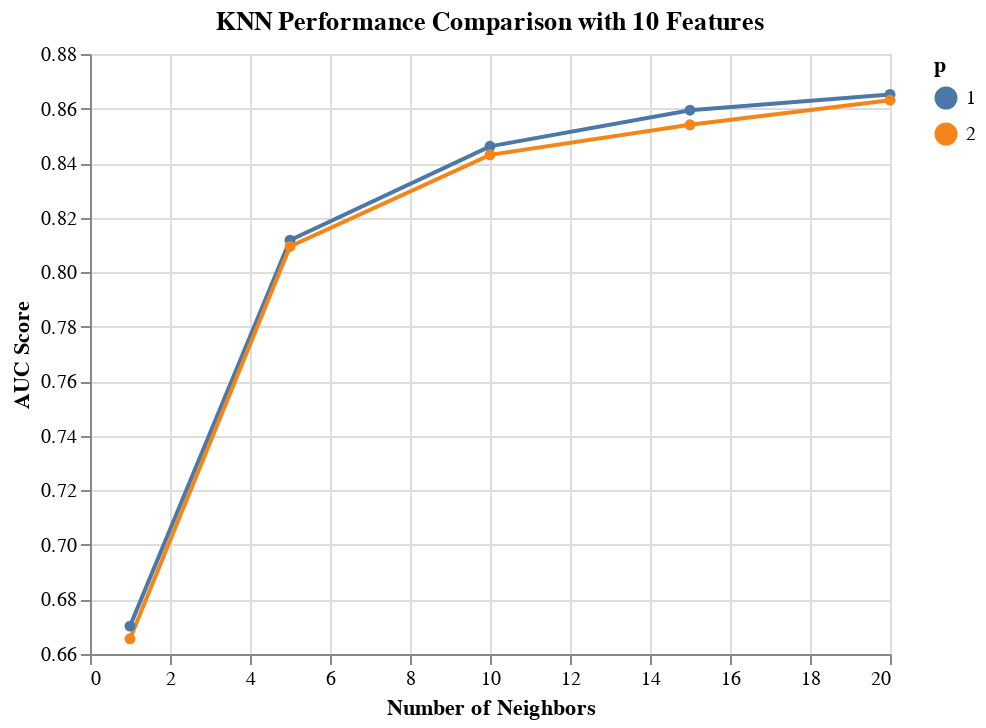

Notebook code for this chart:
### Code cell
import altair as alt

results_KNN_10_features = results_KNN[results_KNN['rfi_fs__n_features_'] == 10.0]

alt.Chart(results_KNN_10_features, 
          title='KNN Performance Comparison with 10 Features'
         ).mark_line(point=True).encode(
    alt.X('knn__n_neighbors', title='Number of Neighbors'),
    alt.Y('mean_score', title='AUC Score', scale=alt.Scale(zero=False)),
    alt.Color('knn__p:N', title='p')
)

### Figure 1 — Vega-Lite specification as saved in the notebook (floating-point values rounded to 4 significant figures)
{"config": {"view": {"continuousWidth": 400, "continuousHeight": 300}}, "data": {"name": "data-b0d35d989315599474bbfc1e61e0c2ad"}, "mark": {"type": "line", "point": true}, "encoding": {"color": {"type": "nominal", "field": "knn__p", "title": "p"}, "x": {"type": "quantitative", "field": "knn__n_neighbors", "title": "Number of Neighbors"}, "y": {"type": "quantitative", "field": "mean_score", "scale": {"zero": false}, "title": "AUC Score"}}, "title": "KNN Performance Comparison with 10 Features", "$schema": "https://vega.github.io/schema/vega-lite/v4.8.1.json", "datasets": {"data-b0d35d989315599474bbfc1e61e0c2ad": [{"mean_score": 0.8652, "std_score": 0.005484, "max_score": 0.8721, "min_score": 0.8553, "knn__n_neighbors": 20.0, "knn__p": 1.0, "rfi_fs__n_features_": 10.0}, {"mean_score": 0.8631, "std_score": 0.004012, "max_score": 0.8675, "min_score": 0.8573, "knn__n_neighbors": 20.0, "knn__p": 2.0, "rfi_fs__n_features_": 10.0}, {"mean_score": 0.8594, "std_score": 0.005481, "max_score": 0.8655, "min_score": 0.8493, "knn__n_neighbors": 15.0, "knn__p": 1.0, "rfi_fs__n_features_": 10.0}, {"mean_score": 0.8541, "std_score": 0.004014, "max_score": 0.8604, "min_score": 0.8483, "knn__n_neighbors": 15.0, "knn__p": 2.0, "rfi_fs__n_features_": 10.0}, {"mean_score": 0.8461, "std_score": 0.007986, "max_score": 0.8585, "min_score": 0.8334, "knn__n_neighbors": 10.0, "knn__p": 1.0, "rfi_fs__n_features_": 10.0}, {"mean_score": 0.843, "std_score": 0.005429, "max_score": 0.8477, "min_score": 0.8349, "knn__n_neighbors": 10.0, "knn__p": 2.0, "rfi_fs__n_features_": 10.0}, {"mean_score": 0.8117, "std_score": 0.006726, "max_score": 0.8183, "min_score": 0.7998, "knn__n_neighbors": 5.0, "knn__p": 1.0, "rfi_fs__n_features_": 10.0}, {"mean_score": 0.8094, "std_score": 0.004731, "max_score": 0.8147, "min_score": 0.8006, "knn__n_neighbors": 5.0, "knn__p": 2.0, "rfi_fs__n_features_": 10.0}, {"mean_score": 0.6702, "std_score": 0.006998, "max_score": 0.682, "min_score": 0.6603, "knn__n_neighbors": 1.0, "knn__p": 1.0, "rfi_fs__n_features_": 10.0}, {"mean_score": 0.6656, "std_score": 0.007492, "max_score": 0.6782, "min_score": 0.6554, "knn__n_neighbors": 1.0, "knn__p": 2.0, "rfi_fs__n_features_": 10.0}]}}
